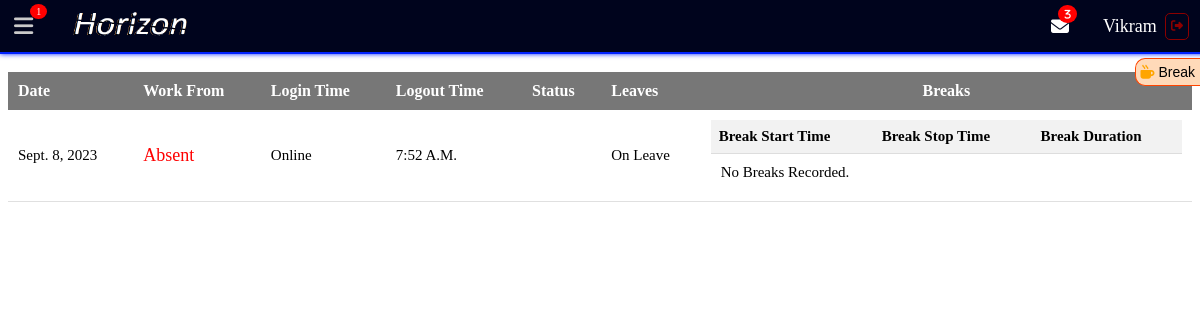
Screenshot of /my_attendance/ (signed in) with the database file from the repository.
### realestateapp/models.py (models this page shows, shortened)
class CustomUser(AbstractUser):
    USER_ROLES = [
        (1, "Admin"),
        (2, "Team Leader"),
        (3, "Agent"),
    ]
    role = models.PositiveIntegerField(choices=USER_ROLES, default=1)

class Agent(models.Model):
    auth_user = models.OneToOneField(
        CustomUser, on_delete=models.CASCADE, related_name='agent')
    username = models.CharField(max_length=150, unique=True)
    password = models.CharField(max_length=128)
    profile_pic = models.ImageField(upload_to='employ_profile_pic', null=True)
    first_name = models.CharField(max_length=100)
    last_name = models.CharField(max_length=100)
    email = models.EmailField(unique=True)
    phone_number = models.CharField(max_length=20)
    address = models.TextField()
    joining_date = models.DateField()
    sales_traget = models.CharField(blank=True,null=True,max_length=255)
    remarks = models.TextField(blank=True)
    team_leader = models.ForeignKey(
        TeamLeader, on_delete=models.CASCADE, related_name='agents')

class AgentAttendance(models.Model):
    agent = models.ForeignKey(Agent, on_delete=models.CASCADE)
    date = models.DateField()
    status = models.CharField(max_length=20, choices=[('Present', 'Present'), ('Absent', 'Absent'), ('Late', 'Late')], null=True)
    working_place = models.CharField(
        max_length=20, choices=[('Office', 'Office'), ('Online', 'Online')])
    login_time = models.DateTimeField(blank=True, null=True)
    logout_time = models.DateTimeField(blank=True, null=True)
    leaves_taken = models.BooleanField(default=False)
    is_on_break = models.BooleanField(default=False)

### realestateapp/views.py (the view)
# urls.py: path('my_attendance/', my_attendance, name='my_attendance'),
def my_attendance(request):
    if request.user.role == 2:  # Team Leader
        team_leader = request.user.teamleader  # Assuming teamleader field exists on the user model
        current_team_leader_attendance = TeamLeaderAttendance.objects.filter(team_leader=team_leader)
        for attendance in current_team_leader_attendance:
            attendance.breaks = Break.objects.filter(
                username=attendance.team_leader.username,
                start_time__date=attendance.date,
            ).order_by('start_time')
        context = {
            'current_team_leader_attendance': current_team_leader_attendance,
        }
    elif request.user.role == 3:
        agent = request.user.agent  # Assuming agent field exists on the user model
        current_agent_attendance = AgentAttendance.objects.filter(agent=agent)
        for attendance in current_agent_attendance:
            attendance.breaks = Break.objects.filter(
                username=attendance.agent.username,
                start_time__date=attendance.date,
            ).order_by('start_time')
        context = {
            'current_agent_attendance': current_agent_attendance,
        }
    else:
        context = {}
    return render(request, 'my_attendance.html', context)

### template/my_attendance.html (shortened to what this page needs)
{% extends 'base.html' %}
{% block content %}
<br>
<br>
<br>
  <table>
    <thead>
        <tr>
            <th>Date</th>
            <th>Work From</th>
            <th>Login Time</th>
            <th>Logout Time</th>
            <th>Status</th>
            <th>Leaves</th>
            <th style="text-align: center;">Breaks</th>
        </tr>
    </thead>
    <tbody>
        {% if request.user.role == 2 %}
            {% for attendance in current_team_leader_attendance %}
            <tr>
                <td>{{ attendance.date }}</td>
                <td>{{ attendance.working_place }}</td>
                <td>{{ attendance.login_time|time }}</td>
                <td>{{ attendance.logout_time|time }}</td>
                <td {% if attendance.status == 'Absent' %}class="status-absent"{% elif attendance.status == 'Present' %}class="status-present"{% elif attendance.status == 'Late' %}class="status-late"{% endif %}>{{ attendance.status }}</td>
                <td>
                    {% if attendance.leaves_taken %}
                    ON LEAVE
                    {% else %}
                    Present
                    {% endif %}
                </td>
                <td>
                    <table class="sub-table">
                        <thead>
                            <tr>
                                <th>Break Start Time</th>
                                <th>Break Stop Time</th>
                                <th>Break Duration</th>
                            </tr>
                        </thead>
                        <tbody>
                            {% for break in attendance.breaks %}
                            <tr>
                                <td>{{ break.start_time|time }}</td>
                                <td>{{ break.stop_time|time }}</td>
                                <td>{{ break.duration }}</td>
                            </tr>
                            {% empty %}
                            <tr>
                                <td colspan="3">No breaks recorded.</td>
                            </tr>
                            {% endfor %}
                        </tbody>
                    </table>
                </td>
            </tr>
            {% endfor %}
        {% else %}
            {% for attendance in current_agent_attendance %}
            <tr>
                <td>{{ attendance.date }}</td>
                <td {% if attendance.status == 'Absent' %}class="status-absent"{% elif attendance.status == 'Present' %}class="status-present"{% elif attendance.status == 'Late' %}class="status-late"{% endif %}>{{ attendance.status }}</td>
                <td>{{ attendance.working_place }}</td>
                <td>{{ attendance.login_time|time }}</td>
                <td>{{ attendance.logout_time|time }}</td>
                <td>
                    {% if attendance.leaves_taken %}
                    On Leave
                    {% else %}
                    On Work
                    {% endif %}
                </td>
                <td>
                    <table class="sub-table">
                        <thead>
                            <tr>
                                <th>Break Start Time</th>
                                <th>Break Stop Time</th>
                                <th>Break Duration</th>
                            </tr>
                        </thead>
                        <tbody>
                            {% for break in attendance.breaks %}
                            <tr>
                                <td>{{ break.start_time|time }}</td>
                                <td>{{ break.stop_time|time }}</td>
                                <td>{{ break.duration }}</td>
                            </tr>
                            {% empty %}
                            <tr>
                                <td colspan="12">No breaks recorded.</td>
                            </tr>
                            {% endfor %}
                        </tbody>
                    </table>
                </td>
            </tr>
            {% endfor %}
        {% endif %}
    </tbody>
</table>
{% endblock %}

### template/navbar.html (shortened to what this page needs)
{% load static %}
<div class="navbar">
  <div class="nav-left">
    <span id="menu-toggle" aria-label="Toggle Sidebar"><i class="fas fa-bars"></i> </span>
    <div id="menu-notification-badge" class="notification-badge menu"></div>
    {% if user.role == 1 %}
    <a href="{% url 'dashboard' %}">
      <img class="navbar-brand" src="{% static 'img/f-logo.png' %}" alt="">
    </a>
    {% elif user.role == 2 %}
    <a href="{% url 'dashboard' %}">
      <img class="navbar-brand" src="{% static 'img/f-logo.png' %}" alt="">
    </a>
    {% elif user.role == 3 %}
    <a href="{% url 'dashboard' %}">
      <img class="navbar-brand" src="{% static 'img/f-logo.png' %}" alt="">
    </a>
    {% endif %}
  </div>
  <div class="nav-right">
    {% if user.is_authenticated %}
    <div id="tea-break">
      <div class="blink">
        <div class="tea-break-icon" onclick="toggleTeaBreak()">
          <i class="fas fa-mug-hot"></i> Break
        </div>
      </div>
    </div>
    {% if user.role == 2 or user.role == 3 %}
    <a href="{% url 'inbox' %}" class="inbox">
      <i class="fas fa-solid fa-envelope">
        {% if unseen_team_leader_count %}
        <span class="notification-count">{{ unseen_team_leader_count }}</span>
        {% endif %}
      </i>
    </a>
    {% endif %}
    <p>{{ user.agent.first_name }}</p>
    <a class="sign-out" href="{% url 'user_logout' %}"><i class="fas fa-thin fa-sign-out-alt"></i></a>
    {% endif %}
  </div>
</div>

### realestateapp/static/css/base.css (style rules this page uses)
:root { --color-fade-white: #cacaca; --color-faded-white: #aaaaaa; --color-2-text: #777777; --color-secondary: #FAF1E6; --color-primary: #00041d; --button-color: #0022ff; --received-color: #0022ff88; --sent-color: #0022ff2d; --shade-: #006eff0a; }
table { border-collapse: collapse; width: 100%; text-transform: capitalize; }
table thead th { background-color: var(--color-2-text); color: #ffffff; padding: 10px; text-align: left; width: min-content; }
table tbody td { padding: 10px; border-bottom: 1px solid #e0e0e0; width: min-content; text-align: left; font-size: 15px; }
img { width: 50px; height: 50px; border-radius: 50%; }
.status-absent { color: red; font-size: 18px; }
a { text-decoration: none; }

### realestateapp/static/css/navbar.css (style rules this page uses)
.navbar { display: flex; justify-content: space-between; align-items: center; background-color: #00041d; padding: 10px; position: fixed; top: 0; left: 0; width: 100%; height: 2rem; z-index: 999; border-bottom: 2px solid #0022ff; box-shadow: 0 0 5px #0022ff; }
.nav-left { display: flex; align-items: center; padding: 0; gap: .5rem; }
.fa-bars { font-size: 22px; color: #cacaca; font-weight: bold; padding: 4px; transition: .3s ease-in-out; cursor: pointer; }
.navbar-brand { height: 1.8rem; border-radius: 10px; transition: .3s ease-in-out; width: 120px; }
.nav-right { display: flex; flex-direction: row; justify-content: right; align-items: center; gap: .1rem; margin-right: 1rem; }
.nav-right > p { color: white; font-size: 18px; text-transform: capitalize; }
.sign-out { margin: 15px 5px ; padding: 5px; color: darkred; border: 1px solid darkred; border-radius: 5px; text-decoration: none; font-size: 12px; transition: .3s color ease-in-out; }
#tea-break { position:fixed; display: flex; flex-direction: column; top: 4.5rem; right: -0px; background: #FFDAB9; border: 1px solid #FF4500; border-right: none; border-radius: 10px; border-top-right-radius: 0; border-bottom-right-radius: 0; transform: translateY(-50%); padding:5px; z-index: 9999; transition: right 0.5s; }
.tea-break-icon { cursor: pointer; color: #000000; font-size: 14px !important; font-family: Arial, Helvetica, sans-serif !important; text-transform: capitalize !important; text-align: center; }
.fa-mug-hot { color: orange; }
.notification-badge { position: relative; top: -15px; left: 35px; font-size: 10px; background-color: red; color: white; padding:2px 6px; border-radius: 50%; }
.menu { position: relative; left: -15px !important; }
.inbox { margin: 0 .5rem; color: white; font-size: 22px; }
.notification-count { position: relative; top: -15px; left: -15px; font-size: 10px; background-color: red; color: white; padding:4px 6px; border-radius: 50%; }
.fa-envelope { width: max-content; margin: auto; font-size: 18px; }

### realestateapp/static/css/attendance.css (style rules this page uses)
.sub-table { width: 100%; border-collapse: collapse; }
.sub-table th, .sub-table td { padding: 8px; text-align: left; border-bottom: 1px solid #ddd; }
.sub-table th { background-color: #f2f2f2; color: black; }
.sub-table tbody tr:last-child td { border-bottom: none; }
.sub-table tbody td { padding: 10px; }

### rows the page displays
CustomUser: agent.first_name "Vikram"
AgentAttendance: date "Sept. 8, 2023", status "Absent", working_place "Online", login_time "7:52 A.m.", leaves_taken "On Leave"

### other values shown
{{ unseen_team_leader_count }} "3"
